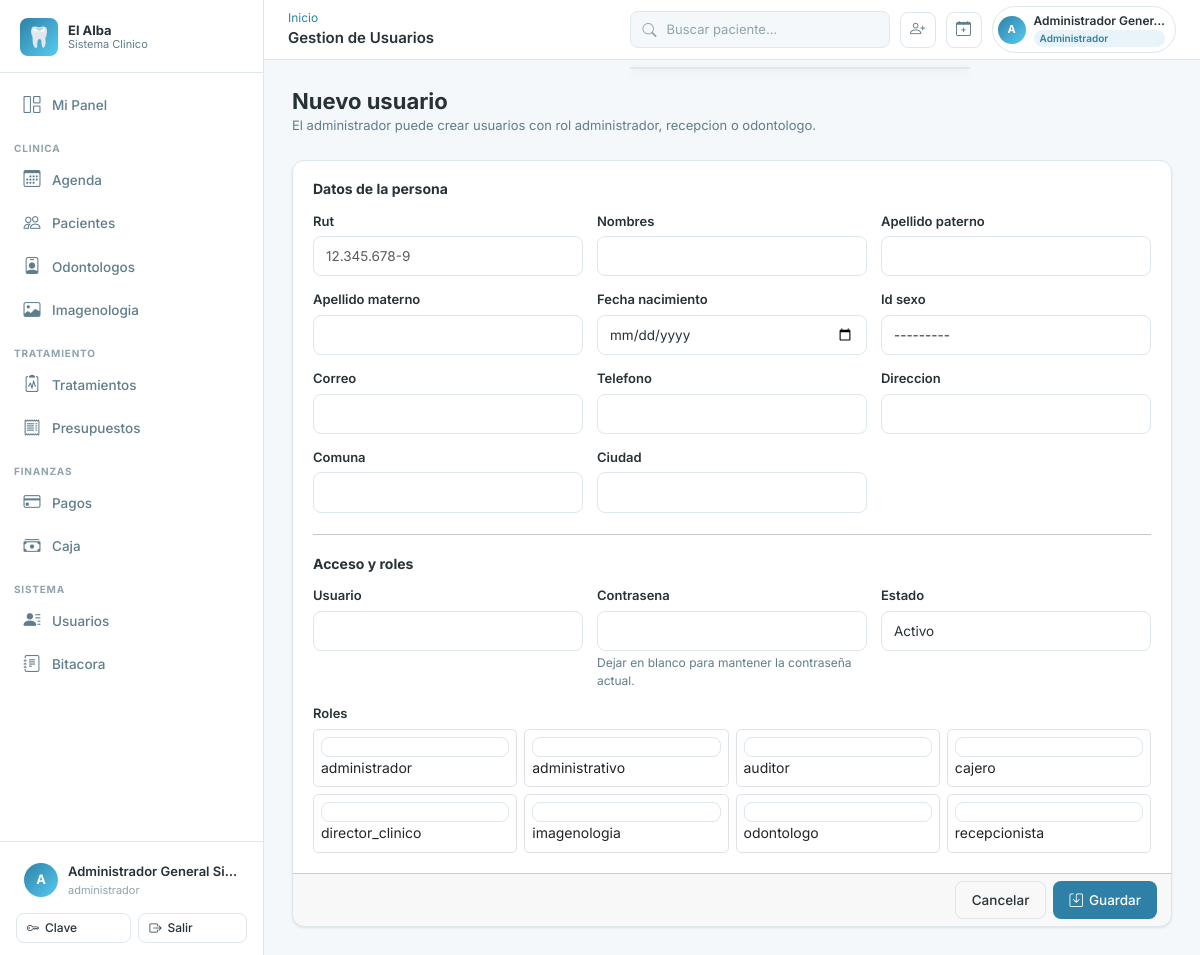
The page /accounts/usuarios/nuevo/ (signed in) on the database its author committed.
### apps/accounts/models.py (models this page shows, shortened)
class Usuario(AbstractBaseUser):
    ESTADO_ACTIVO = "activo"
    ESTADO_INACTIVO = "inactivo"
    ESTADO_BLOQUEADO = "bloqueado"
    ESTADO_CHOICES = [
        (ESTADO_ACTIVO, "Activo"),
        (ESTADO_INACTIVO, "Inactivo"),
        (ESTADO_BLOQUEADO, "Bloqueado"),
    ]
    id_usuario = models.AutoField(primary_key=True)
    id_persona = models.OneToOneField(
        "personas.Persona",
        db_column="id_persona",
        on_delete=models.RESTRICT,
        related_name="usuario",
    )
    username = models.CharField(max_length=50, unique=True)
    password_hash = models.CharField(max_length=255)
    estado_acceso = models.CharField(
        max_length=20, choices=ESTADO_CHOICES, default=ESTADO_ACTIVO
    )
    ultimo_acceso = models.DateTimeField(null=True, blank=True)
    fecha_creacion = models.DateTimeField(default=timezone.now)
    fecha_actualizacion = models.DateTimeField(auto_now=True)
    is_staff = models.BooleanField(default=False)
    is_superuser = models.BooleanField(default=False)
    PASSWORD_FIELD = "password_hash"
    USERNAME_FIELD = "username"
    REQUIRED_FIELDS = []
    objects = UsuarioManager()
    class Meta:
        db_table = "usuarios"
        verbose_name = "Usuario"
        verbose_name_plural = "Usuarios"
        permissions = [
            ("disable_usuario", "Puede inhabilitar usuario"),
            ("reactivate_usuario", "Puede reactivar usuario"),
            ("reset_password_usuario", "Puede resetear password de usuario"),
        ]
    def has_perm(self, perm, obj=None):
        if self.is_superuser:
            return True
    def has_perms(self, perm_list, obj=None):
        if not isinstance(perm_list, (list, tuple)):
            perm_list = [perm_list]
        return all(self.has_perm(perm, obj) for perm in perm_list)
    def tiene_rol(self, *roles: str) -> bool:
        if self.is_superuser:
            return True
    @property
    def password(self):
        return self.password_hash
    @password.setter
    def password(self, value):
        self.password_hash = value
    @property
    def nombre_completo(self):
        try:
            return self.id_persona.nombre_completo
        except Exception:
            return self.username

class Rol(models.Model):
    ESTADO_ACTIVO = "activo"
    ESTADO_INACTIVO = "inactivo"
    ESTADO_CHOICES = [
        (ESTADO_ACTIVO, "Activo"),
        (ESTADO_INACTIVO, "Inactivo"),
    ]
    id_rol = models.AutoField(primary_key=True)
    nombre = models.CharField(max_length=50, unique=True)
    descripcion = models.CharField(max_length=150, null=True, blank=True)
    estado_rol = models.CharField(
        max_length=20, choices=ESTADO_CHOICES, default=ESTADO_ACTIVO
    )
    class Meta:
        db_table = "roles"
        verbose_name = "Rol"
        verbose_name_plural = "Roles"
        ordering = ["nombre"]
        permissions = [
            ("disable_rol", "Puede inhabilitar rol"),
            ("reactivate_rol", "Puede reactivar rol"),
        ]
    def __str__(self):
        return self.nombre

### apps/personas/models.py (models this page shows, shortened)
class Persona(models.Model):
    ESTADO_ACTIVO = "activo"
    ESTADO_INACTIVO = "inactivo"
    ESTADO_CHOICES = [
        (ESTADO_ACTIVO, "Activo"),
        (ESTADO_INACTIVO, "Inactivo"),
    ]
    id_persona = models.AutoField(primary_key=True)
    rut = models.CharField(max_length=12, unique=True)
    nombres = models.CharField(max_length=80)
    apellido_paterno = models.CharField(max_length=50)
    apellido_materno = models.CharField(max_length=50, null=True, blank=True)
    fecha_nacimiento = models.DateField(null=True, blank=True)
    id_sexo = models.ForeignKey(
        Sexo,
        db_column="id_sexo",
        on_delete=models.RESTRICT,
        null=True,
        blank=True,
        related_name="personas",
    )
    correo = models.CharField(max_length=120, unique=True, null=True, blank=True)
    telefono = models.CharField(max_length=20, null=True, blank=True)
    direccion = models.CharField(max_length=150, null=True, blank=True)
    comuna = models.CharField(max_length=80, null=True, blank=True)
    ciudad = models.CharField(max_length=80, null=True, blank=True)
    estado_persona = models.CharField(
        max_length=20, choices=ESTADO_CHOICES, default=ESTADO_ACTIVO
    )
    fecha_creacion = models.DateTimeField(default=timezone.now)
    fecha_actualizacion = models.DateTimeField(auto_now=True)
    class Meta:
        db_table = "personas"
        verbose_name = "Persona"
        verbose_name_plural = "Personas"
        indexes = [
            models.Index(fields=["rut"], name="idx_personas_rut"),
            models.Index(fields=["id_sexo"], name="idx_personas_id_sexo"),
        ]
    @property
    def nombre_completo(self) -> str:
        partes = [self.nombres, self.apellido_paterno]
        if self.apellido_materno:
            partes.append(self.apellido_materno)
        return " ".join(partes)

### apps/accounts/views.py (the view, shortened to what this page needs)
# urls.py: path("usuarios/nuevo/", views.UsuarioCrearView.as_view(), name="usuarios_crear"),
class UsuarioCrearView(PermisoRequeridoMixin, View):
    permission_required = "accounts.add_usuario"
    template_name = "accounts/usuario_form.html"
    def get(self, request):
        return render(request, self.template_name, {
            "persona_form": PersonaBaseForm(prefix="persona"),
            "usuario_form": UsuarioForm(prefix="usuario"),
            "titulo": "Nuevo usuario",
        })

### templates/accounts/usuario_form.html (shortened to what this page needs)
{% extends 'base.html' %}
{% block topbar_title %}Gestion de Usuarios{% endblock %}
{% block content %}
<div class="page-header">
  <div>
    <h1 class="page-title">{{ titulo }}</h1>
    <p class="page-subtitle">El administrador puede crear usuarios con rol administrador, recepcion o odontologo.</p>
  </div>
</div>
<form method="post" class="card">
  <div class="card-body">
    <h2 class="card-title mb-3">Datos de la persona</h2>
    <div class="row g-3">
      {% for field in persona_form %}
      <div class="col-md-4">
        <label class="form-label" for="{{ field.id_for_label }}">{{ field.label }}</label>
        {{ field }}
      </div>
      {% endfor %}
    </div>
    <hr class="my-4">
    <h2 class="card-title mb-3">Acceso y roles</h2>
    <div class="row g-3">
      <div class="col-md-4">
        <label class="form-label" for="{{ usuario_form.username.id_for_label }}">Usuario</label>
        {{ usuario_form.username }}
      </div>
      <div class="col-md-4">
        <label class="form-label" for="{{ usuario_form.password.id_for_label }}">Contrasena</label>
        {{ usuario_form.password }}
        <div class="form-text">{{ usuario_form.password.help_text }}</div>
      </div>
      <div class="col-md-4">
        <label class="form-label" for="{{ usuario_form.estado_acceso.id_for_label }}">Estado</label>
        {{ usuario_form.estado_acceso }}
      </div>
      <div class="col-12">
        <label class="form-label">Roles</label>
        <div class="row g-2">
          {% for choice in usuario_form.roles %}
          <div class="col-md-3">
            <label class="form-check border rounded p-2 h-100">
              {{ choice.tag }}
              <span class="form-check-label">{{ choice.choice_label }}</span>
            </label>
          </div>
          {% endfor %}
        </div>
      </div>
    </div>
  </div>
  <div class="card-footer d-flex justify-content-end gap-2">
    <a href="{% url 'accounts:usuarios_lista' %}" class="btn btn-outline">Cancelar</a>
    <button type="submit" class="btn btn-primary"><i class="bi bi-save"></i> Guardar</button>
  </div>
</form>
{% endblock %}

### templates/base.html (shortened to what this page needs)
{% load static core_tags %}
<!DOCTYPE html>
<html lang="es">
<head>
  <link rel="stylesheet" href="https://cdn.jsdelivr.net/npm/bootstrap-icons@1.11.3/font/bootstrap-icons.min.css">
  <link href="https://cdn.jsdelivr.net/npm/bootstrap@5.3.3/dist/css/bootstrap.min.css" rel="stylesheet">
  <link rel="stylesheet" href="{% static 'css/main.css' %}">
</head>
<body>
<div class="app-wrapper">
  <aside class="sidebar" id="sidebar" role="navigation" aria-label="Menu principal">
    <div class="sidebar-logo">
      <div class="sidebar-logo-icon" aria-hidden="true">&#x1F9B7;</div>
      <div class="sidebar-logo-text">
        El Alba
        <small>Sistema Clinico</small>
      </div>
    </div>
    <nav class="sidebar-nav">
      <a href="{% url 'dashboard:index' %}" class="sidebar-link" id="nav-dashboard">
        <span class="nav-icon"><i class="bi bi-grid-1x2" aria-hidden="true"></i></span>
        {% if request.user|user_tiene_rol:'odontologo' %}Mi Panel{% elif request.user|user_tiene_rol:'recepcionista,administrativo' %}Recepcion{% else %}Dashboard{% endif %}
      </a>
      {% if request.user|user_tiene_rol:'administrador,director,director_clinico' %}
      <div class="sidebar-section">Clinica</div>
      <a href="{% url 'agenda:calendario' %}" class="sidebar-link" id="nav-agenda"><span class="nav-icon"><i class="bi bi-calendar3" aria-hidden="true"></i></span>Agenda</a>
      <a href="{% url 'pacientes:lista' %}" class="sidebar-link" id="nav-pacientes"><span class="nav-icon"><i class="bi bi-people" aria-hidden="true"></i></span>Pacientes</a>
      <a href="{% url 'odontologos:lista' %}" class="sidebar-link" id="nav-odontologos"><span class="nav-icon"><i class="bi bi-person-badge" aria-hidden="true"></i></span>Odontologos</a>
      <a href="{% url 'imagenologia:lista' %}" class="sidebar-link" id="nav-imagenologia"><span class="nav-icon"><i class="bi bi-image" aria-hidden="true"></i></span>Imagenologia</a>
      <div class="sidebar-section">Tratamiento</div>
      <a href="{% url 'tratamientos:lista' %}" class="sidebar-link" id="nav-tratamientos"><span class="nav-icon"><i class="bi bi-clipboard2-pulse" aria-hidden="true"></i></span>Tratamientos</a>
      <a href="{% url 'presupuestos:lista' %}" class="sidebar-link" id="nav-presupuestos"><span class="nav-icon"><i class="bi bi-receipt" aria-hidden="true"></i></span>Presupuestos</a>
      <div class="sidebar-section">Finanzas</div>
      <a href="{% url 'pagos:lista' %}" class="sidebar-link" id="nav-pagos"><span class="nav-icon"><i class="bi bi-credit-card" aria-hidden="true"></i></span>Pagos</a>
      <a href="{% url 'caja:lista' %}" class="sidebar-link" id="nav-caja"><span class="nav-icon"><i class="bi bi-cash-stack" aria-hidden="true"></i></span>Caja</a>
      <div class="sidebar-section">Sistema</div>
      <a href="{% url 'personas:lista' %}" class="sidebar-link" id="nav-personas"><span class="nav-icon"><i class="bi bi-person-lines-fill" aria-hidden="true"></i></span>Usuarios</a>
      <a href="{% url 'auditoria:lista' %}" class="sidebar-link" id="nav-auditoria"><span class="nav-icon"><i class="bi bi-journal-text" aria-hidden="true"></i></span>Bitacora</a>
      {% else %}
      <a href="{% url 'pacientes:lista' %}" class="sidebar-link"><span class="nav-icon"><i class="bi bi-people" aria-hidden="true"></i></span>Pacientes</a>
      <a href="{% url 'agenda:calendario' %}" class="sidebar-link"><span class="nav-icon"><i class="bi bi-calendar3" aria-hidden="true"></i></span>Agenda</a>
      {% endif %}
    </nav>
    <div class="sidebar-footer">
      <div class="sidebar-user" role="button" tabindex="0" aria-label="Opciones de usuario">
        <div class="sidebar-user-avatar" aria-hidden="true">{{ request.user.username|first|upper }}</div>
        <div class="sidebar-user-info">
          <div class="sidebar-user-name">{{ request.user.nombre_completo }}</div>
          <div class="sidebar-user-role">
            {% for rol in usuario_roles %}{{ rol }}{% if not forloop.last %}, {% endif %}{% endfor %}
          </div>
        </div>
      </div>
      <div class="mt-2 d-flex gap-2">
        <a href="{% url 'accounts:cambiar_password' %}" class="btn btn-outline btn-sm flex-fill">
          <i class="bi bi-key" aria-hidden="true"></i> Clave
        </a>
        <form method="post" action="{% url 'accounts:logout' %}" class="flex-fill">
          <button type="submit" class="btn btn-outline btn-sm w-100">
            <i class="bi bi-box-arrow-right" aria-hidden="true"></i> Salir
          </button>
        </form>
      </div>
    </div>
  </aside>
  <div class="main-content">
    <header class="topbar" role="banner">
      <div class="topbar-left">
        <div>
          <nav aria-label="Ruta actual" class="breadcrumb mb-0 d-none d-md-flex">
            {% block breadcrumb %}<a href="{% url 'dashboard:index' %}">Inicio</a>{% endblock %}
          </nav>
          <span class="topbar-title">{% block topbar_title %}Panel{% endblock %}</span>
        </div>
      </div>
      <div class="topbar-actions">
        <div class="position-relative">
          <div class="search-box" role="search">
            <i class="bi bi-search" style="color:var(--color-texto-muy-suave);flex-shrink:0;" aria-hidden="true"></i>
            <input
              type="search"
              placeholder="Buscar paciente..."
              hx-get="{% url 'pacientes:buscar_htmx' %}"
              hx-trigger="input changed delay:300ms, search"
              hx-target="#resultados-busqueda-global"
              name="q"
              autocomplete="off"
              id="busqueda-global"
              aria-label="Buscador universal"
              aria-autocomplete="list"
              aria-controls="resultados-busqueda-global"
            >
          </div>
          <div id="resultados-busqueda-global" class="search-results-dropdown" role="listbox" aria-label="Resultados de busqueda"></div>
        </div>
        {% if request.user|user_tiene_rol:'administrador,recepcionista,administrativo,director' %}
        <a href="{% url 'pacientes:crear' %}" class="topbar-icon-btn d-none d-lg-flex" title="Nuevo paciente" aria-label="Nuevo paciente">
          <i class="bi bi-person-plus" aria-hidden="true"></i>
        </a>
        <a href="{% url 'agenda:crear_cita' %}" class="topbar-icon-btn d-none d-lg-flex" title="Nueva cita" aria-label="Nueva cita">
          <i class="bi bi-calendar-plus" aria-hidden="true"></i>
        </a>
        {% endif %}
        <div class="topbar-user-chip" id="topbar-user-menu" role="button" tabindex="0" aria-label="Menu de usuario">
          <div class="topbar-user-avatar" aria-hidden="true">{{ request.user.username|first|upper }}</div>
          <div class="d-none d-md-block">
            <div class="topbar-user-name">{{ request.user.nombre_completo|truncatechars:20 }}</div>
            {% for rol in usuario_roles|slice:":1" %}
            <div class="topbar-role-chip">{{ rol }}</div>
            {% endfor %}
          </div>
        </div>
      </div>
    </header>
    <main class="page-content" id="main-content" tabindex="-1">
      {% block content %}{% endblock %}
    </main>
  </div>
</div>
</body>
</html>

### rows shown on the page
Usuario: user.username|first "A", user.nombre_completo "Administrador General Si…", user.nombre_completo "Administrador Gener…"
Rol: choice_label "administrador"
Rol: choice_label "administrativo"
Rol: choice_label "auditor"
Rol: choice_label "cajero"
Rol: choice_label "director_clinico"
Rol: choice_label "imagenologia"
Rol: choice_label "odontologo"
Rol: choice_label "recepcionista"

### other values the page prints
{{ rol }} "administrador"
{{ rol }} "Administrador"
{{ titulo }} "Nuevo usuario"
{{ field.label }} "Rut" "Nombres" "Apellido paterno" "Apellido materno" "Fecha nacimiento" "Id sexo" "Correo" "Telefono" "Direccion" "Comuna" "Ciudad"
{{ usuario_form.password.help_text }} "Dejar en blanco para mantener la contraseña actual."
